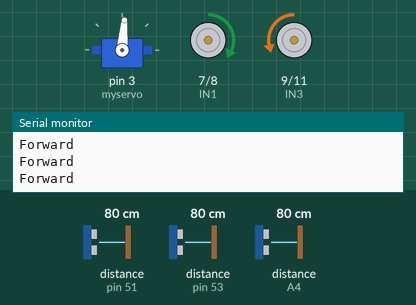
Recording of a sketch running on a simulated Arduino Mega 2560, built with avr-gcc and run on an emulated ATmega2560. Shown: servo, motor-driver pin pairs drawn as motors (green arrow = first pin HIGH = forward, orange = second pin HIGH = backward, longer = more drive, scaled by the enable pin), the last lines printed to the serial monitor. Wiring (inferred from the names in the program): 3 × ultrasonic range finder: trigger pin 50, echo pin 51 / trigger pin 52, echo pin 53 / trigger A5, echo A4. Inputs (shaded band) come from the test bench; at power-on: distance to the obstacle (sensors on A4, pin 53, pin 51) 80 cm. The echo pulse lasts 58.3 µs per cm.

Above: at 1.2 s.
1.3 s: distance to the obstacle (sensor on A4) set to 6 cm
4.3 s: distance to the obstacle (sensor on A4) set to 3 cm
At 7.0 s:
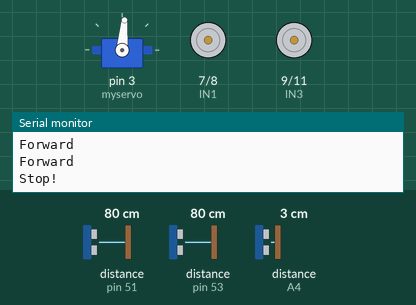
7.3 s: distance to the obstacle (sensor on A4) set to 9 cm
At 10.12 s:
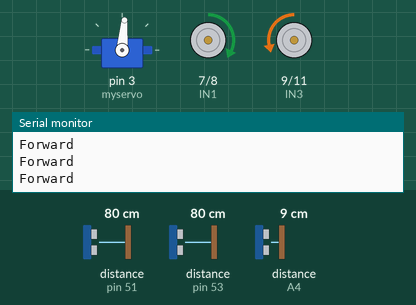
10.3 s: distance to the obstacle (sensor on pin 53) set to 2 cm
At 10.7 s:
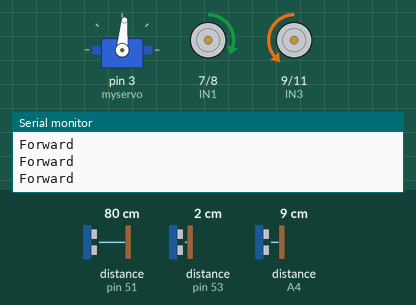
11.8 s: distance to the obstacle (sensor on pin 53) set to 18 cm
At 13.0 s:
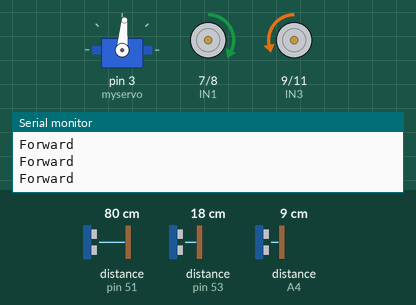
14.8 s: distance to the obstacle (sensor on pin 51) set to 2 cm
At 15.4 s:
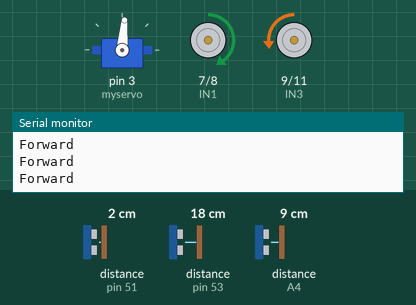
Timing chart, 0 to 17.3 s (numbered marks = the images above; inputs shaded):
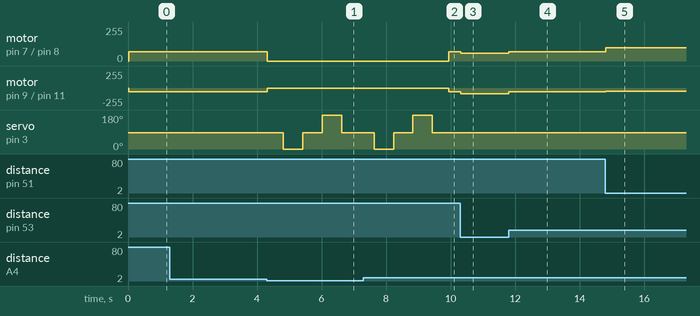

The sketch:

driving_straight.ino
```cpp
// www.elegoo.com
// Roksolana Amarova, 2IZB
//Raivis Dirda, 3IZB
// 2019/05/18

#include <Servo.h>  // include servo library
Servo myservo;      // create servo object to control servo

// define pin numbers for 3 ultrasonic sensors
int Echo = A4;
int Trig = A5;

int Echo_right = 53;
int Trig_right = 52;

int Echo_left = 51;
int Trig_left = 50;


// define pin numbers for the car wheels
#define ENA 5
#define ENB 6
#define IN1 7
#define IN2 8
#define IN3 9
#define IN4 11

//define speed for the car
#define carSpeed 175

// create variables as integers
int carSpeed_forward_left_side = 70;
int carSpeed_forward_right_side = 55;

int rightDistanceForward = 0, leftDistanceForward = 0, middleDistanceForward = 0;
int rightDistanceMiddle = 0, leftDistanceMiddle = 0;


//function to move the car forward
void forward(){
  analogWrite(ENA, carSpeed_forward_left_side);//left wheels
  analogWrite(ENB, carSpeed_forward_right_side);//right wheels
  digitalWrite(IN1, HIGH);
  digitalWrite(IN2, LOW);
  digitalWrite(IN3, LOW);
  digitalWrite(IN4, HIGH);
  Serial.println("Forward");
}
//function to move the car back
void back() {
  analogWrite(ENA, carSpeed);
  analogWrite(ENB, carSpeed);
  digitalWrite(IN1, LOW);
  digitalWrite(IN2, HIGH);
  digitalWrite(IN3, HIGH);
  digitalWrite(IN4, LOW);
  Serial.println("Back");
}

//function to turn the car on the left
void left() {
  analogWrite(ENA, carSpeed-10);
  analogWrite(ENB, carSpeed);
  digitalWrite(IN1, LOW);
  digitalWrite(IN2, HIGH);
  digitalWrite(IN3, LOW);
  digitalWrite(IN4, HIGH);
  Serial.println("Left");
}

//function to turn the car on the right
void right() {
  analogWrite(ENA, carSpeed);
  analogWrite(ENB, carSpeed-10);
  digitalWrite(IN1, HIGH);
  digitalWrite(IN2, LOW);
  digitalWrite(IN3, HIGH);
  digitalWrite(IN4, LOW);
  Serial.println("Right");
}

//function to stop the car
void stop() {
  digitalWrite(ENA, LOW);
  digitalWrite(ENB, LOW);
  Serial.println("Stop!");
}

//Ultrasonic distance measurement functions

int Distance_test_forward() {
  digitalWrite(Trig, LOW); // Clears the trigPin
  delayMicroseconds(2);
  digitalWrite(Trig, HIGH); // sets the trigPin on HIGH state for 10 microseconds
  delayMicroseconds(10);
  digitalWrite(Trig, LOW);
  float Fdistance = pulseIn(Echo, HIGH); // reads the echoPin, returns the sound wave travel time in microseconds
  Fdistance = Fdistance / 58; //diatance = (speed of sound(340m/s)*time taken(Fdistance))/2
  return (int)Fdistance; //function return calculated distance
}
int Distance_test_left_middle() {
  digitalWrite(Trig_left, LOW);
  delayMicroseconds(2);
  digitalWrite(Trig_left, HIGH);
  delayMicroseconds(10);
  digitalWrite(Trig_left, LOW);
  float Ldistance = pulseIn(Echo_left, HIGH);
  Ldistance= Ldistance / 58;
  return (int)Ldistance;
}

int Distance_test_right_middle() {
  digitalWrite(Trig_right, LOW);
  delayMicroseconds(2);
  digitalWrite(Trig_right, HIGH);
  delayMicroseconds(10);
  digitalWrite(Trig_right, LOW);
  float Rdistance = pulseIn(Echo_right, HIGH);
  Rdistance= Rdistance / 58;
  return (int)Rdistance;
}


void setup() {
  myservo.attach(3);  // attach servo on pin 3 to servo object
  Serial.begin(9600); // Starts the serial communication

  // Sets the Pins as an Output or as an Input
  pinMode(Echo, INPUT);
  pinMode(Trig, OUTPUT);
  pinMode(Echo_left, INPUT);
  pinMode(Trig_left, OUTPUT);
  pinMode(Echo_right, INPUT);
  pinMode(Trig_right, OUTPUT);


  pinMode(IN1, OUTPUT);
  pinMode(IN2, OUTPUT);
  pinMode(IN3, OUTPUT);
  pinMode(IN4, OUTPUT);
  pinMode(ENA, OUTPUT);
  pinMode(ENB, OUTPUT);
  stop();

}

void loop() {

    myservo.write(85);  //setservo position according to scaled value

    middleDistanceForward = Distance_test_forward(); //measure middle distance using ultrasonic sensor that is ahead
    rightDistanceMiddle = Distance_test_right_middle(); //measure right distance using right middle ultrasonic sensor
    leftDistanceMiddle = Distance_test_left_middle(); //measure right distance using left middle ultrasonic sensor

  //if the forward distance is more or equal than 5 cm
  if(middleDistanceForward >= 5)
  {
    //drive straight and always level the car using right and left middle ultrasonic sensors
    if (rightDistanceMiddle < 10)
    {     //if the rightDistanceMiddle is less than 10cm then move the car forward tilted to the left side
          carSpeed_forward_left_side = 70 - 10; //decrease the speed of the left wheels
          carSpeed_forward_right_side = 55 + 30; //increase the speed of the right wheels
          forward();
     }

    else if(leftDistanceMiddle < 10)
    {
          //if the leftDistanceMiddle is less than 10cm then move the car forward tilted to the right side
          carSpeed_forward_left_side = 70 + 30; //increase the speed of the left wheels
          carSpeed_forward_right_side = 55 - 10; //decrease the speed of the right wheels
          forward();
    }

    else
    {
      //if the leftDistanceMiddle and rightDistanceMiddle are equal then drive the car straight
       carSpeed_forward_left_side = 70;
       carSpeed_forward_right_side = 55;
       forward();
    }

  }

    // If the forward distance is less than 5 cm then stop the car and check the distance to the right side and left side
    //by turning the ultrasonic sensor, with the help of a servo motor
    else if(middleDistanceForward < 5)
    {
        stop();
        delay(500);
        myservo.write(0);
        delay(500);
        rightDistanceForward = Distance_test_forward();
        delay(100);

        myservo.write(85);
        delay(500);
        middleDistanceForward = Distance_test_forward();
        delay(100);

        myservo.write(180);
        delay(500);
        leftDistanceForward = Distance_test_forward();
        delay(100);
        myservo.write(85);
        delay(500);
    }

}
```

Measured:
- the behaviour switches between 5 and 4 cm on distance to the obstacle (sensor on A4) (found by bisection; images 0 and 1)
- after the input at 4.3 s, motor on pin 7 (IN1) / pin 8 (IN2): forward 70/255 → stopped at once; motor on pin 9 (IN3) / pin 11 (IN4): backward 55/255 → stopped at once; servo on pin 3 (myservo): 85° → 0° after 0.52 s, → 85° 0.60 s later, → 180° 0.60 s later, → 85° 0.60 s later
- after the input at 7.3 s, motor on pin 7 (IN1) / pin 8 (IN2): stopped → forward 70/255 after 2.6 s; motor on pin 9 (IN3) / pin 11 (IN4): stopped → backward 55/255 after 2.6 s
- after the input at 10.3 s, motor on pin 7 (IN1) / pin 8 (IN2): forward 70/255 → forward 60/255 at once; motor on pin 9 (IN3) / pin 11 (IN4): backward 55/255 → backward 85/255 at once
- after the input at 11.8 s, motor on pin 7 (IN1) / pin 8 (IN2): forward 60/255 → forward 70/255 at once; motor on pin 9 (IN3) / pin 11 (IN4): backward 85/255 → backward 55/255 at once
- after the input at 14.8 s, motor on pin 7 (IN1) / pin 8 (IN2): forward 70/255 → forward 100/255 at once; motor on pin 9 (IN3) / pin 11 (IN4): backward 55/255 → backward 45/255 at once
